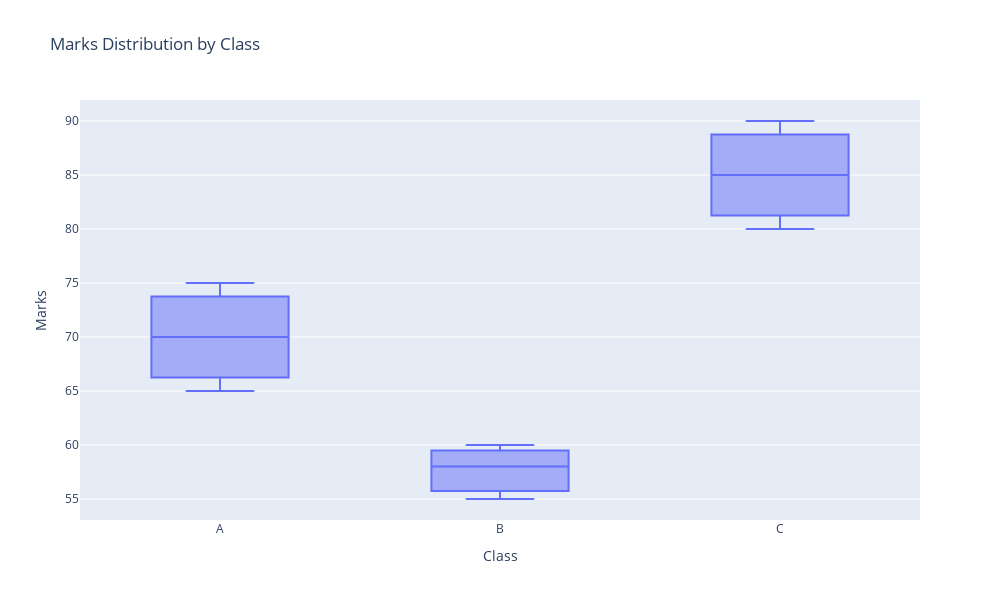

Source (notebook cell):
### Markdown cell above
### Example 2: Box Plot by Category (Class-wise Marks)

### Code cell
df2 = pd.DataFrame({
    "Class": ["A","A","A","B","B","B","C","C","C"],
    "Marks": [65, 70, 75, 55, 60, 58, 80, 85, 90]
})

fig = px.box(df2, x="Class", y="Marks",
             title="Marks Distribution by Class")
fig.update_layout(
    width=1000,   # increase width
    height=600)    # increase height
fig.show()

### Figure 1 — Plotly figure (JSON) as saved in the notebook; plotly's stock layout.template omitted (floating-point values rounded to 4 significant figures)
{"data": [{"alignmentgroup": "True", "hovertemplate": "Class=%{x}<br>Marks=%{y}<extra></extra>", "legendgroup": "", "marker": {"color": "#636efa"}, "name": "", "notched": false, "offsetgroup": "", "orientation": "v", "showlegend": false, "type": "box", "x": ["A", "A", "A", "B", "B", "B", "C", "C", "C"], "x0": " ", "xaxis": "x", "y": [65, 70, 75, 55, 60, 58, 80, 85, 90], "y0": " ", "yaxis": "y"}], "layout": {"boxmode": "group", "height": 600, "legend": {"tracegroupgap": 0}, "title": {"text": "Marks Distribution by Class"}, "width": 1000, "xaxis": {"anchor": "y", "autorange": true, "domain": [0, 1], "range": [-0.5, 2.5], "title": {"text": "Class"}, "type": "category"}, "yaxis": {"anchor": "x", "autorange": true, "domain": [0, 1], "range": [53.06, 91.94], "title": {"text": "Marks"}, "type": "linear"}}}
